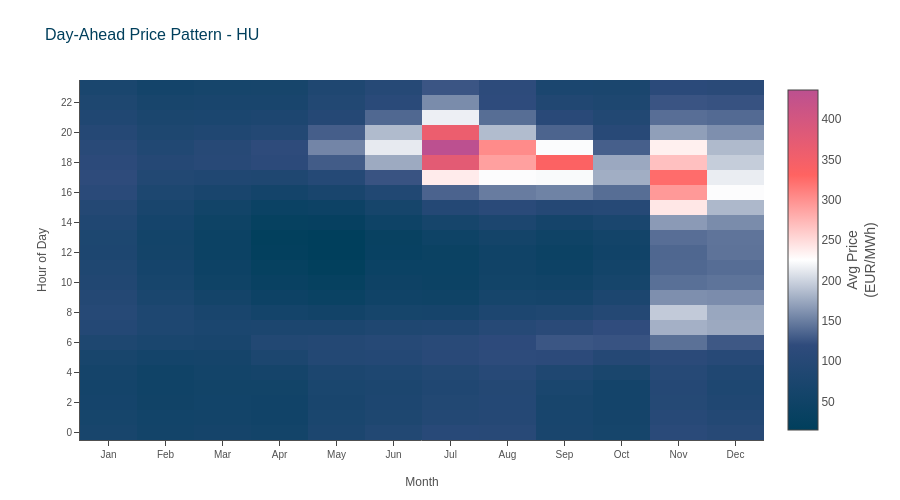

Notebook code cell kept with this figure:
### Code cell
# Germany price heatmap (Hour x Month pattern)
fig = plot_da_price_heatmap_mckinsey(
    tables['day_ahead'],
    country='HU'
)
fig.show()

### Figure 1 — Plotly figure (JSON) as saved in the notebook; plotly's stock layout.template omitted (floating-point values rounded to 4 significant figures; data arrays with more than 128 entries replaced by an {"elided": "..."} marker saying what was removed)
{"data": [{"colorbar": {"title": {"side": "right", "text": "Avg Price<br>(EUR/MWh)"}}, "colorscale": [[0, "#003f5c"], [0.25, "#2f4b7c"], [0.5, "#ffffff"], [0.75, "#ff6361"], [1, "#bc5090"]], "hovertemplate": "Month: %{x}<br>Hour: %{y}:00<br>Avg Price: %{z:.2f} EUR/MWh<extra></extra>", "type": "heatmap", "x": ["Jan", "Feb", "Mar", "Apr", "May", "Jun", "Jul", "Aug", "Sep", "Oct", "Nov", "Dec"], "y": [0, 1, 2, 3, 4, 5, 6, 7, 8, 9, 10, 11, 12, 13, 14, 15, 16, 17, 18, 19, 20, 21, 22, 23], "z": {"elided": "24x12 float values"}}], "layout": {"height": 500, "title": {"text": "Day-Ahead Price Pattern - HU"}, "xaxis": {"title": {"text": "Month"}}, "yaxis": {"dtick": 2, "tick0": 0, "tickmode": "linear", "title": {"text": "Hour of Day"}}}}
